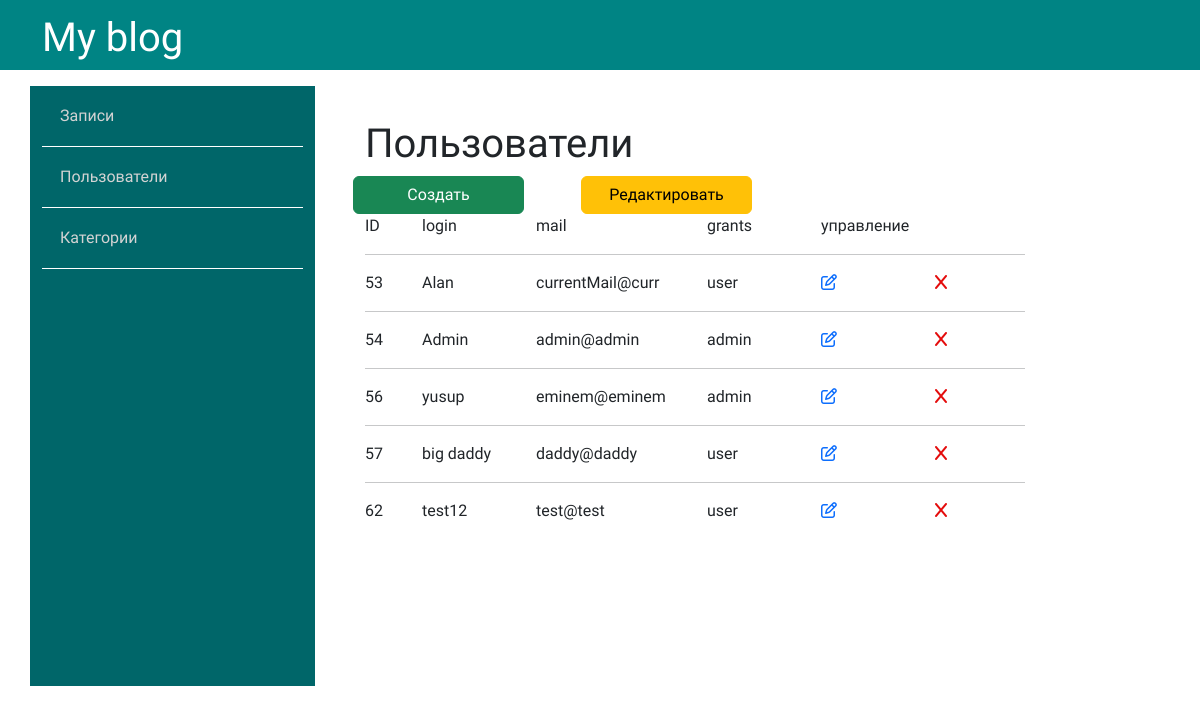
Page /admin/users/index.php on the committed database.
### tables this page shows
CREATE TABLE `users` (
  `id` int NOT NULL,
  `admin` tinyint NOT NULL DEFAULT '0',
  `user_name` varchar(255) NOT NULL,
  `email` varchar(255) NOT NULL,
  `password` varchar(255) NOT NULL,
  `created` timestamp NOT NULL DEFAULT CURRENT_TIMESTAMP
);

### app/database/db.php (called while the page is built, shortened)
<?php
include 'connect.php';
function db_check_error($query)
{
    $error_info = $query->errorInfo();
    return true;
}
function select_all($table, $params = [])
{
    global $pdo;
    $sql = "SELECT * FROM $table";
    $query = $pdo->prepare($sql);
    $query->execute();
    return $query->fetchAll();
}

### app/controllers/users.php (called while the page is built, shortened)
<?php
include "$_SERVER[DOCUMENT_ROOT]/bookproject/app/database/db.php";
$users = select_all('users');

### admin/users/index.php (the view, shortened to what this page needs)
<?php
include "../../app/controllers/users.php";
?>
<!DOCTYPE html>
<html lang="en">
<head>
    <link href="https://cdn.jsdelivr.net/npm/bootstrap@5.3.0/dist/css/bootstrap.min.css" rel="stylesheet" />
    <link rel="stylesheet" href="../../css/admin.css" />
</head>
<body>
    <?php
    include "../../app/includes/header_admin.php";
    ?>
    <div class="container">
        <div class="row">
            <?php include '../../app/includes/sidebar_admin.php'; ?>
            <div class="posts col-8">
                <h1>Пользователи</h1>
                <div class="button row">
                    <a class="col-3 btn btn-success" href="create.php">Создать</a>
                    <span class="col-1"></span>
                    <a class="col-3 btn btn-warning" href="index.php">Редактировать</a>
                </div>
                <div class="row title-table">
                    <div class="id col-1">
                        ID
                    </div>
                    <div class="title col-2">
                        login
                    </div>
                    <div class="mail col-3">
                        mail
                    </div>
                    <div class="author col-2">
                        grants
                    </div>
                    <div class="red col-2">
                        управление
                    </div>
                </div>
                <?php foreach ($users as $key => $value) : ?>
                    <hr>
                    <div class="row post">
                        <div class="id col-1">
                            <?= $value['id'] ?>
                        </div>
                        <div class="user_name col-2">
                            <?= $value['user_name'] ?>
                        </div>
                        <div class="user_mail col-3">
                            <?= $value['email'] ?>
                        </div>
                        <div class="author col-2">
                            <?= $value['admin'] ? "admin" : "user"; ?>
                        </div>
                        <div class="red col-2">
                            <a href="edit.php?user_edit_id=<?=$value['id']?>">
                                <i class="fa-regular fa-pen-to-square"></i>
                            </a>
                        </div>
                        <div class="del col-2">
                            <a href="edit.php?user_del_id=<?=$value['id']?>">
                                <i class="fa-solid fa-x" style="color: #e40c0c;"></i>
                            </a>
                        </div>
                    </div>
                <?php endforeach; ?>
            </div>
        </div>
    </div>
</body>
</html>

### css/admin.css (style rules this page uses)
* { font-family: 'Balsamiq Sans', cursive; font-family: 'Comfortaa', cursive; }
a { text-decoration: none; }
.posts { padding: 50px; }

### rows in the picture
users: id "53", user_name "Alan", email "currentMail@curr", admin "user"
users: id "54", user_name "Admin", email "admin@admin", admin "admin"
users: id "56", user_name "yusup", email "eminem@eminem", admin "admin"
users: id "57", user_name "big daddy", email "daddy@daddy", admin "user"
users: id "62", user_name "test12", email "test@test", admin "user"
